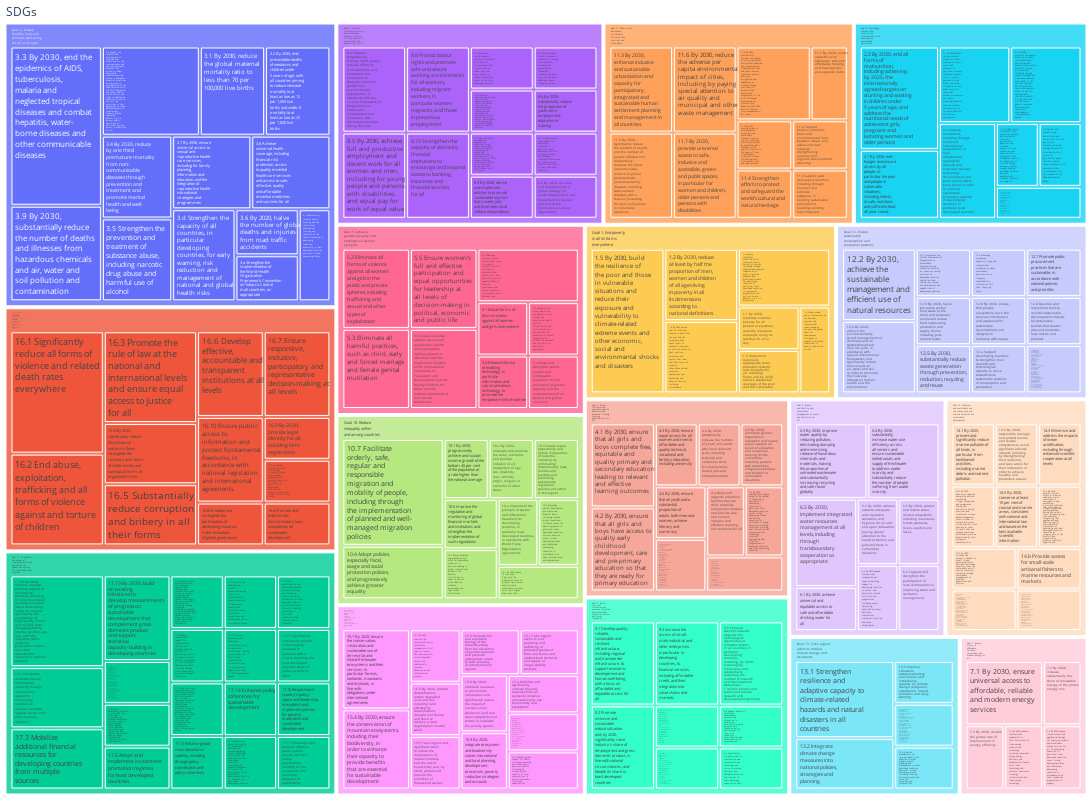

The code cell stored with this chart in its notebook:
### Markdown cell above
# Treemap

### Code cell
## ensure theat the first parents element is empty 
my_parents[0]=''
my_labels[0]=my_parents[1]

fig = go.Figure(go.Treemap(
    labels=np.array(my_labels),
    parents=np.array(my_parents),
    hoverinfo= 'text',
    maxdepth=2,
    #marker=dict(
     #   colorscale='RdBu',
     #   cmid=0.5),
))

fig.update_layout(margin = dict(t=0, l=0, r=0, b=0),
                 uniformtext=dict(minsize=12, 
                                 # mode='show',
                                 ),
                  width=1200, height=800
                 )
fig.show()
fig.write_html("Overview_SDGs_treemap.html")

### Figure 1 — Plotly figure (JSON) as saved in the notebook; plotly's stock layout.template omitted (floating-point values rounded to 4 significant figures; data arrays with more than 128 entries replaced by an {"elided": "..."} marker saying what was removed)
{"data": [{"hoverinfo": "text", "labels": {"elided": "435 str values"}, "maxdepth": 3, "parents": {"elided": "435 str values"}, "type": "treemap"}], "layout": {"height": 800, "margin": {"b": 0, "l": 0, "r": 0, "t": 0}, "uniformtext": {"minsize": 12}, "width": 1200}}
